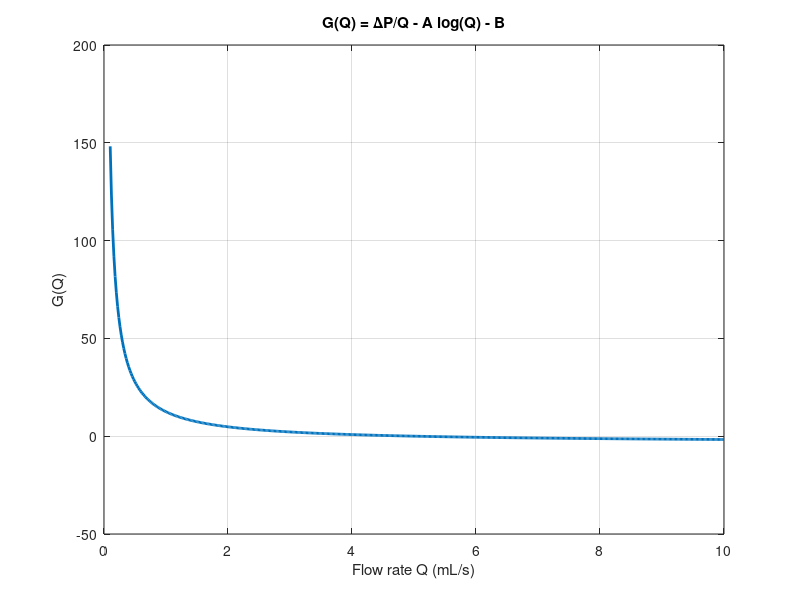
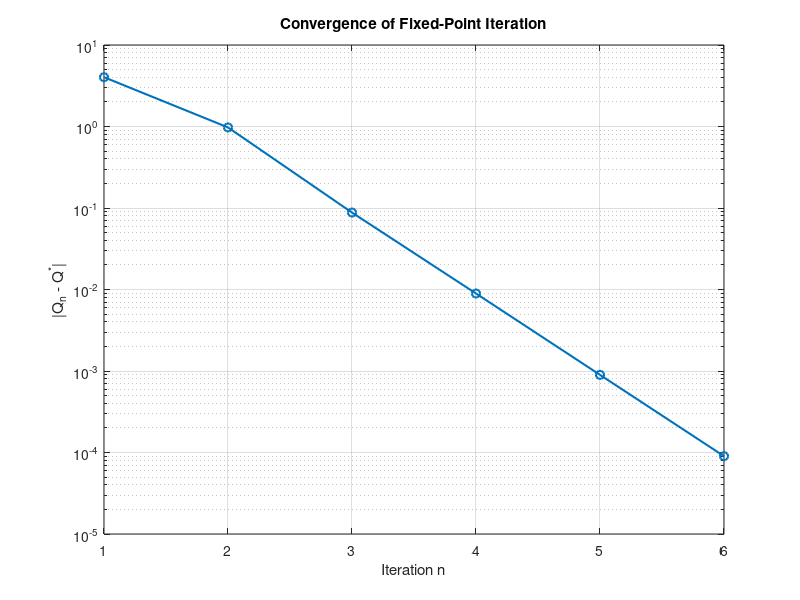

Write the MATLAB code that produced these figures, in order.
% Parameters given in Question
A = 0.3;
B = 2.5;
DeltaP = 15;


%% Question a

Q = linspace(0.1, 10, 500); % 500 is variable value (to get a smooth curve we chose this)

% Function G(Q)
G = DeltaP./Q - A*log(Q) - B; % the dot is used in cases of element wise division, w/o dot it is matrix division

% Plot
figure
plot(Q, G, 'LineWidth', 2)
grid on
xlabel('Flow rate Q (mL/s)')
ylabel('G(Q)')
title('G(Q) = \DeltaP/Q - A log(Q) - B')



%% Question b

% Since the plot shows that it is a monotonic function we can use fzero
% fzero cannot find a root of a function when there is a sign change
% f(0.1)*f(10) < 0

Gfun = @(Q) DeltaP./Q - A*log(Q) - B;
x0 =[0.1,10];
x = fzero (Gfun,x0);
fprintf('Root = %.4f mL/s\n', x);

%% Question c

% Fixed-point iteration

N = 6;
Q = zeros(1, N+1); % creates a vector of all values from Q(1) to Q(N+1)
Q(1) = 1;   

for n = 1:N
    Q(n+1) = DeltaP / (A * log(Q(n)) + B);
end

disp('Iteration values:')
for n = 1:N+1
    fprintf('Q(%d) = %.6f\n', n, Q(n));
end

%% Question d

Q_star = x;       
n = 1:length(Q)-1;      

error = abs(Q(1:end-1) - Q_star);

% Plot
figure
semilogy(n, error, 'o-', 'LineWidth', 1.5)
grid on
xlabel('Iteration n')
ylabel('|Q_n - Q^*|')
title('Convergence of Fixed-Point Iteration')

%% Question e

% We experimented with various positive initial guesses outside range such
% as 200,1000 we observe a convergence this maybe as denominator is log due
% to which values remain bounded
Q(1) = 1000;    
for n = 1:N
    Q(n+1) = DeltaP / (A * log(Q(n)) + B);
end
disp('Iteration for Q0 = 1000:')
disp(Q)

% With values very close to 0 or negative we observe huge jumps and imaginary values
% making it non convergent in the real plane 
Q(1) = 2e-4;    
for n = 1:N
    Q(n+1) = DeltaP / (A * log(Q(n)) + B);
end

disp('Iteration for Q0 = 2e-4:')
disp(Q)


%% Question f
% Report contains proof
Fprime = @(Q) -DeltaP*A ./ (Q .* (A*log(Q) + B).^2);
Fp_star = abs(Fprime(x));
fprintf('|F''(Q*)| = %.4f\n', Fp_star);
% Since the value obtained is less than 1 we do see convergence 
